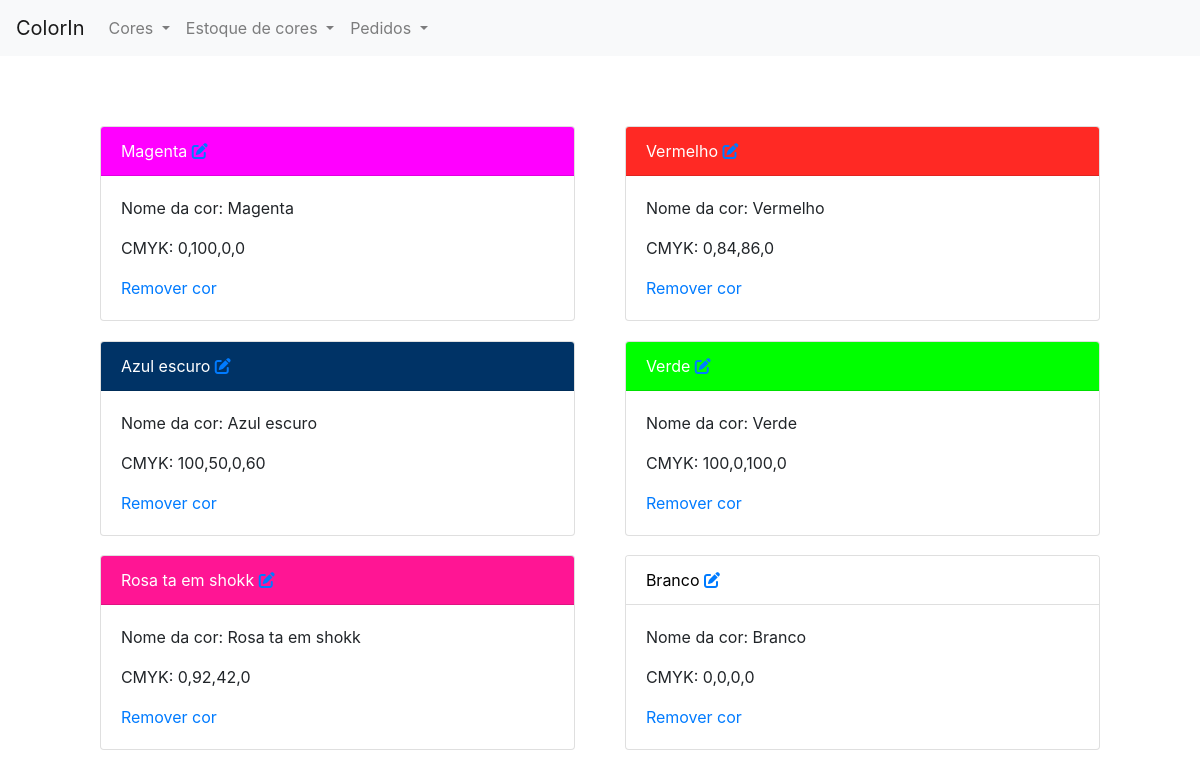
Page /list_colors/ on the earlier database version.
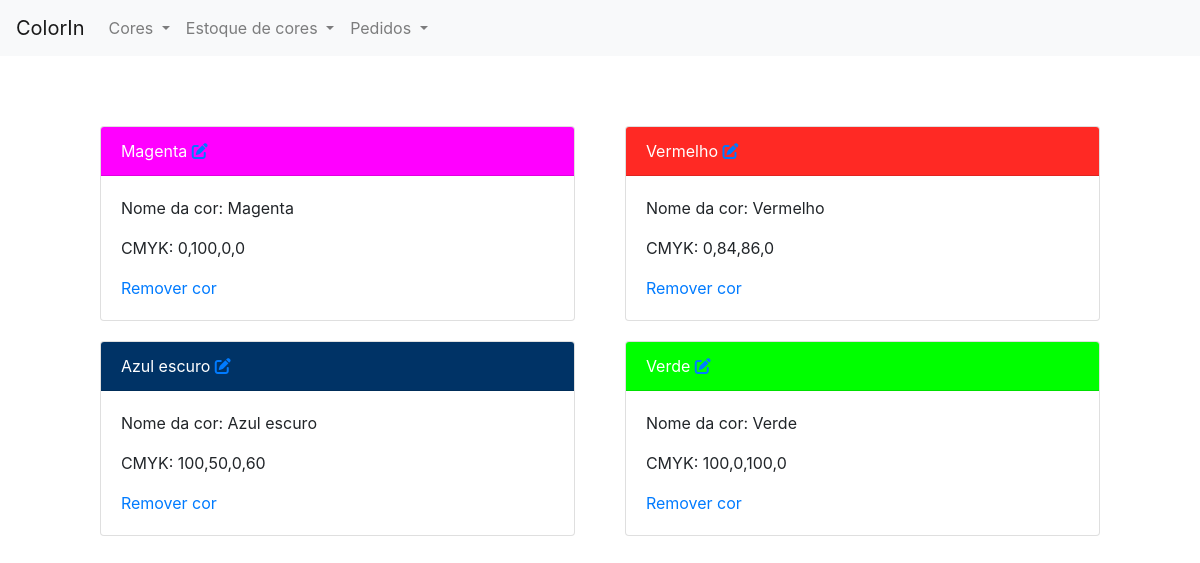
Same page on the later database version.
### color_in/models/color.py (models this page shows, shortened)
class Color(models.Model):
    color_name = models.CharField(
        max_length=100, verbose_name="Nome da cor", blank=False)
    cmyk = models.CharField(max_length=20, blank=False,
                            validators=[validate_comma_separated_integer_list])

### color_in/views/color_view.py (the view)
# urls.py: path('list_colors/', ColorListView.as_view(), name='color-list'),
class ColorListView(ListView):
    model = Color

### color_in/templatetags/cmyk_to_rgb.py (called while the page is built)
@register.filter
@stringfilter
def to_rgb(value):
    cmyk_arr = value.split(',')
    cmyk_arr = list(map(int, cmyk_arr))
    C = cmyk_arr[0]/100
    M = cmyk_arr[1]/100
    Y = cmyk_arr[2]/100
    K = cmyk_arr[3]/100
    r =  ceil(255 * (1 - C) * (1 - K))
    g =  ceil(255 * (1 - M) * (1 - K))
    b =  ceil(255 * (1 - Y) * (1 - K))
    return ','.join(map(str, [r, g, b]))

### color_in/templates/color_in/color_list.html (shortened to what this page needs)
{% extends 'header.html' %}
{% load cmyk_to_rgb %}
    {% block content %}
        <div class="row">
        {% for element in object_list %}
                <div class="col-sm-6">
                <div class="card" style="margin: 2%">
                    <div class="card-header" style="color: white; background-color: rgb({{ element.cmyk|to_rgb }})">
                    {% if element.color_name == 'Branco'%}
                    <font color="black">{{ element.color_name }}</font>
                    {% else %}
                    <font color="white">{{ element.color_name }}</font>
                    {% endif %}
                    <a href="{% url 'edit-color' element.id %}"><i class="fas fa-edit"></i></a>
                    </div>
                    <div class="card-body">
                    <p class="card-text">Nome da cor: {{ element.color_name }}
                    <p class="card-text">CMYK: {{ element.cmyk }} </p>
                    <p class="card-text"><a href="{% url 'delete-color' element.id %}" onclick="return confirm_delete()">Remover cor</a></p>
                    </div>
                </div>
                </div>
        {% endfor %}
            </div>
    {% endblock %}

Differences in the rows shown:
removed Color: color_name "Rosa ta em shokk", cmyk "0,92,42,0"
removed Color: color_name "Branco", cmyk "0,0,0,0"
